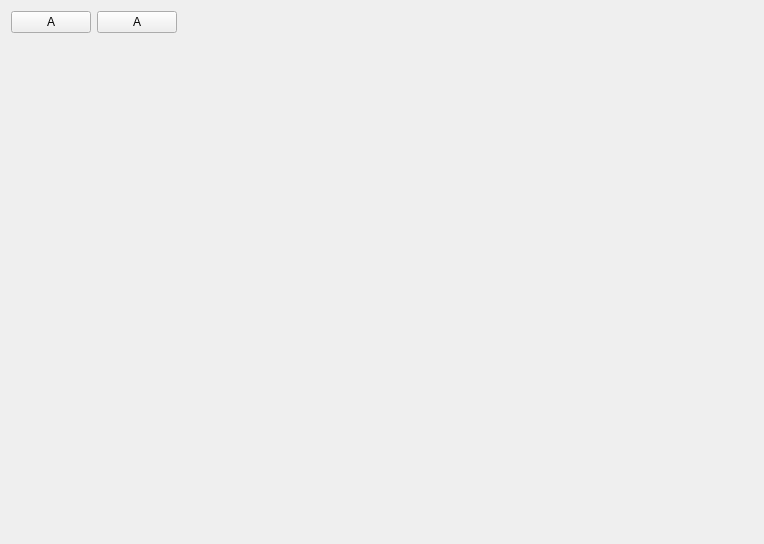
<?xml version="1.0" encoding="UTF-8"?>
<ui version="4.0">
 <class>WaresManagementWidget</class>
 <widget class="QWidget" name="WaresManagementWidget">
  <property name="geometry">
   <rect>
    <x>0</x>
    <y>0</y>
    <width>764</width>
    <height>544</height>
   </rect>
  </property>
  <property name="windowTitle">
   <string>Form</string>
  </property>
  <layout class="QVBoxLayout" name="verticalLayout" stretch="0,1">
   <property name="spacing">
    <number>6</number>
   </property>
   <item>
    <layout class="QHBoxLayout" name="WaresButtonsLayout">
     <item>
      <widget class="QPushButton" name="AddWareSecondButton">
       <property name="text">
        <string>A</string>
       </property>
      </widget>
     </item>
     <item>
      <widget class="QPushButton" name="AddWareFirstButton">
       <property name="text">
        <string>A</string>
       </property>
      </widget>
     </item>
     <item>
      <spacer name="horizontalSpacer">
       <property name="orientation">
        <enum>Qt::Horizontal</enum>
       </property>
       <property name="sizeHint" stdset="0">
        <size>
         <width>40</width>
         <height>20</height>
        </size>
       </property>
      </spacer>
     </item>
    </layout>
   </item>
   <item>
    <layout class="QVBoxLayout" name="verticalLayout_3" stretch="0">
     <item>
      <widget class="QScrollArea" name="WaresListArea">
       <property name="sizePolicy">
        <sizepolicy hsizetype="Expanding" vsizetype="MinimumExpanding">
         <horstretch>0</horstretch>
         <verstretch>0</verstretch>
        </sizepolicy>
       </property>
       <property name="frameShape">
        <enum>QFrame::NoFrame</enum>
       </property>
       <property name="frameShadow">
        <enum>QFrame::Plain</enum>
       </property>
       <property name="lineWidth">
        <number>0</number>
       </property>
       <property name="horizontalScrollBarPolicy">
        <enum>Qt::ScrollBarAlwaysOff</enum>
       </property>
       <property name="widgetResizable">
        <bool>true</bool>
       </property>
       <property name="alignment">
        <set>Qt::AlignHCenter|Qt::AlignTop</set>
       </property>
       <widget class="QWidget" name="WaresListAreaContents">
        <property name="geometry">
         <rect>
          <x>0</x>
          <y>0</y>
          <width>744</width>
          <height>489</height>
         </rect>
        </property>
        <property name="styleSheet">
         <string notr="true"/>
        </property>
        <layout class="QVBoxLayout" name="verticalLayout_5"/>
       </widget>
      </widget>
     </item>
    </layout>
   </item>
  </layout>
 </widget>
 <resources/>
 <connections/>
</ui>
